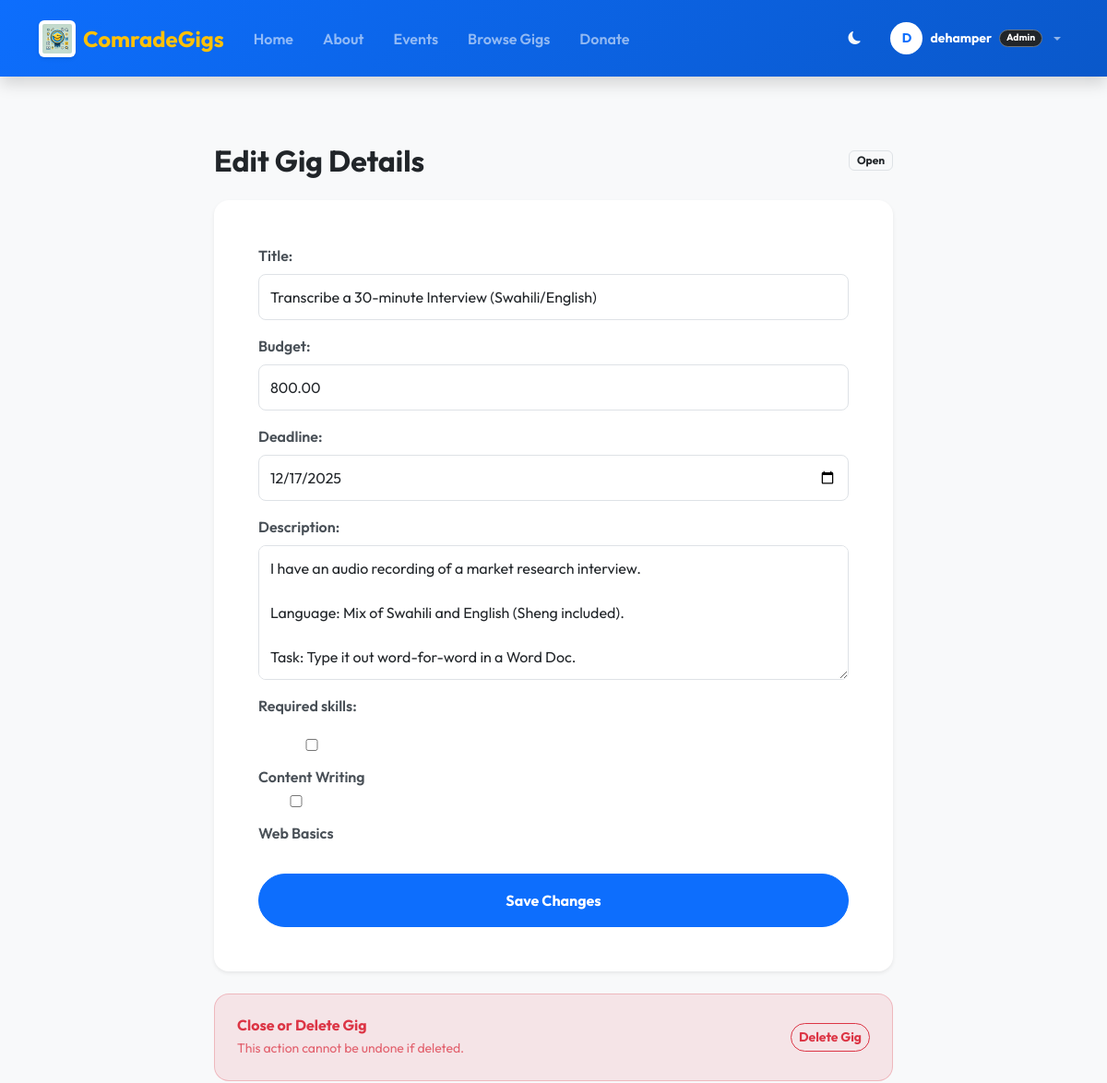
Page /client/gig/6/edit/ (signed in, upper part) on the earlier database version.
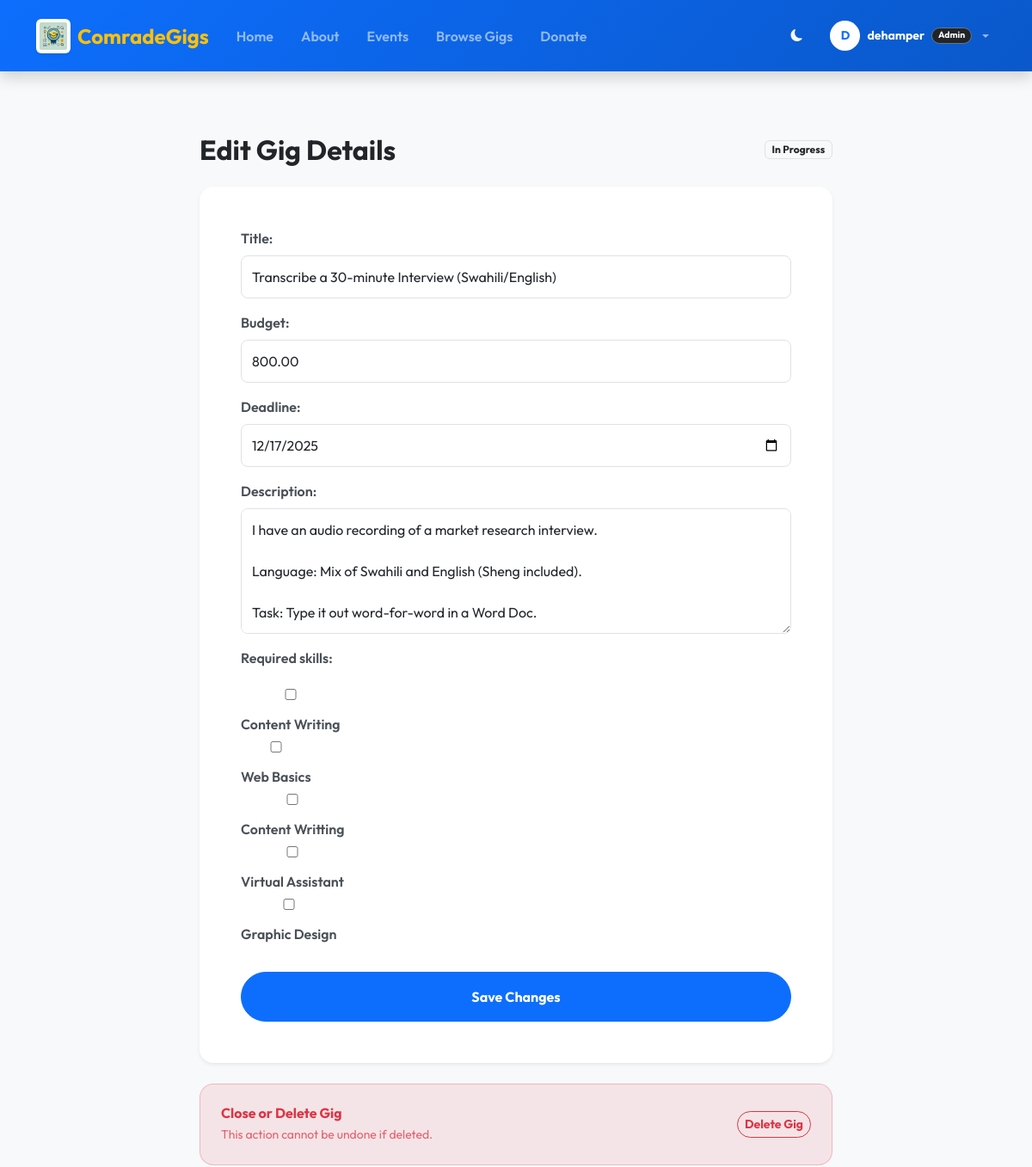
Same page on the later database version.
### myapp/models.py (models this page shows, shortened)
class Job(models.Model):
    STATUS_CHOICES = (
        ('open', 'Open'),
        ('review', 'Under Review'),
        ('assigned', 'In Progress'),
        ('completed', 'Completed'),
        ('cancelled', 'Cancelled'),
    )
    client = models.ForeignKey(User, on_delete=models.CASCADE, related_name='posted_jobs')
    assigned_to = models.ForeignKey(User, on_delete=models.SET_NULL, null=True, blank=True, related_name='assigned_jobs')
    title = models.CharField(max_length=200)
    description = models.TextField()
    required_skills = models.ManyToManyField(Skill, blank=True)
    budget = models.DecimalField(max_digits=10, decimal_places=2)
    deadline = models.DateTimeField(null=True, blank=True)
    status = models.CharField(max_length=20, choices=STATUS_CHOICES, default='review')
    created_at = models.DateTimeField(auto_now_add=True)
    completed_at = models.DateTimeField(null=True, blank=True)

### myapp/views.py (the view)
# urls.py: path('client/gig/<int:pk>/edit/', views.job_edit, name='job_edit'),
@login_required
def job_edit(request, pk):
    job = get_object_or_404(Job, pk=pk, client=request.user)
    if request.method == 'POST':
        form = JobForm(request.POST, instance=job)
        if form.is_valid():
            form.save()
            messages.success(request, "Gig updated.")
            return redirect('myapp:client_dashboard')
    else:
        form = JobForm(instance=job)
    return render(request, 'client/job_edit.html', {'form': form, 'job': job})

### myapp/forms.py
class JobForm(forms.ModelForm):
    required_skills = forms.ModelMultipleChoiceField(
        queryset=Skill.objects.all(),
        widget=forms.CheckboxSelectMultiple,
        required=False
    )
    class Meta:
        model = Job
        fields = ['title', 'budget', 'deadline', 'description', 'required_skills']
        widgets = {
            'deadline': forms.DateInput(attrs={'type': 'date', 'class': 'form-control'}),
            'title': forms.TextInput(attrs={'class': 'form-control'}),
            'budget': forms.NumberInput(attrs={'class': 'form-control'}),
            'description': forms.Textarea(attrs={'class': 'form-control', 'rows': 5}),
        }

### myapp/models.py (called while the page is built)
    def __str__(self):
        return self.name

### myapp/templates/client/job_edit.html (shortened to what this page needs)
{% extends "base.html" %}
{% load static %}
{% block content %}
<section class="py-5 bg-light">
  <div class="container">
    <div class="row justify-content-center">
      <div class="col-lg-8">
        <div class="d-flex justify-content-between align-items-center mb-4">
          <h2 class="fw-bold mb-0">Edit Gig Details</h2>
          <span class="badge bg-light text-dark border">{{ job.get_status_display }}</span>
        </div>
        <div class="card border-0 shadow-sm rounded-4 overflow-hidden mb-4">
          <div class="card-body p-5">
            <form method="post">
              <div class="mb-3 custom-form-fields">
                {{ form.as_p }}
              </div>
              <div class="d-grid mt-4">
                <button type="submit" class="btn btn-primary rounded-pill fw-bold py-3">
                  Save Changes
                </button>
              </div>
            </form>
          </div>
        </div>
        <div class="card border-danger border-opacity-25 bg-danger bg-opacity-10 rounded-4">
          <div class="card-body p-4 d-flex justify-content-between align-items-center">
            <div>
              <h6 class="fw-bold text-danger mb-1">Close or Delete Gig</h6>
              <p class="small text-danger opacity-75 mb-0">This action cannot be undone if deleted.</p>
            </div>
            <button class="btn btn-outline-danger btn-sm fw-bold rounded-pill">Delete Gig</button>
          </div>
        </div>
      </div>
    </div>
  </div>
</section>
{% endblock %}

Differences in the rows shown:
changed Job "Transcribe a 30-minute Interview (Swahili/English)": status "Open" → "In Progress"
Other differences:
form field required_skills: "☐ ☐" → "☐ ☐ ☐ ☐ ☐"
text no longer shown: "Title: Budget: Deadline: Description: Required skills: Content Writing Web Basics"
text now shown: "Title: Budget: Deadline: Description: Required skills: Content Writing Web Basics Content Writting Virtual Assistant Graphic Design"
